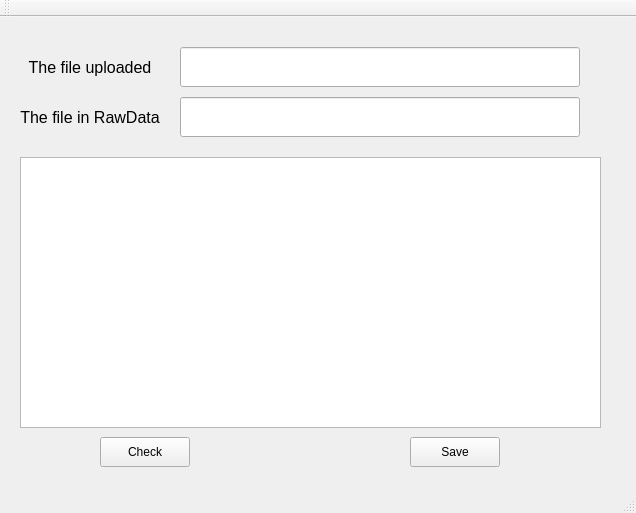
<?xml version="1.0" encoding="UTF-8"?>
<ui version="4.0">
 <class>qt2filesCheckClass</class>
 <widget class="QMainWindow" name="qt2filesCheckClass">
  <property name="geometry">
   <rect>
    <x>0</x>
    <y>0</y>
    <width>636</width>
    <height>513</height>
   </rect>
  </property>
  <property name="windowTitle">
   <string>qt2filesCheck</string>
  </property>
  <widget class="QWidget" name="centralWidget">
   <widget class="QLabel" name="label">
    <property name="geometry">
     <rect>
      <x>10</x>
      <y>30</y>
      <width>160</width>
      <height>40</height>
     </rect>
    </property>
    <property name="font">
     <font>
      <family>Arial</family>
      <pointsize>12</pointsize>
     </font>
    </property>
    <property name="text">
     <string>The file uploaded</string>
    </property>
    <property name="alignment">
     <set>Qt::AlignCenter</set>
    </property>
   </widget>
   <widget class="QLabel" name="label_2">
    <property name="geometry">
     <rect>
      <x>10</x>
      <y>80</y>
      <width>160</width>
      <height>40</height>
     </rect>
    </property>
    <property name="font">
     <font>
      <family>Arial</family>
      <pointsize>12</pointsize>
     </font>
    </property>
    <property name="text">
     <string>The file in RawData</string>
    </property>
    <property name="alignment">
     <set>Qt::AlignCenter</set>
    </property>
   </widget>
   <widget class="QLineEdit" name="lineEdit">
    <property name="geometry">
     <rect>
      <x>180</x>
      <y>30</y>
      <width>400</width>
      <height>40</height>
     </rect>
    </property>
    <property name="alignment">
     <set>Qt::AlignLeading|Qt::AlignLeft|Qt::AlignVCenter</set>
    </property>
   </widget>
   <widget class="QLineEdit" name="lineEdit_2">
    <property name="geometry">
     <rect>
      <x>180</x>
      <y>80</y>
      <width>400</width>
      <height>40</height>
     </rect>
    </property>
    <property name="alignment">
     <set>Qt::AlignLeading|Qt::AlignLeft|Qt::AlignVCenter</set>
    </property>
   </widget>
   <widget class="QTextBrowser" name="textBrowser">
    <property name="geometry">
     <rect>
      <x>20</x>
      <y>140</y>
      <width>581</width>
      <height>271</height>
     </rect>
    </property>
   </widget>
   <widget class="QPushButton" name="pushButton">
    <property name="geometry">
     <rect>
      <x>100</x>
      <y>420</y>
      <width>90</width>
      <height>30</height>
     </rect>
    </property>
    <property name="text">
     <string>Check</string>
    </property>
   </widget>
   <widget class="QPushButton" name="pushButton_2">
    <property name="geometry">
     <rect>
      <x>410</x>
      <y>420</y>
      <width>90</width>
      <height>30</height>
     </rect>
    </property>
    <property name="text">
     <string>Save</string>
    </property>
   </widget>
  </widget>
  <widget class="QMenuBar" name="menuBar">
   <property name="geometry">
    <rect>
     <x>0</x>
     <y>0</y>
     <width>636</width>
     <height>23</height>
    </rect>
   </property>
  </widget>
  <widget class="QToolBar" name="mainToolBar">
   <attribute name="toolBarArea">
    <enum>TopToolBarArea</enum>
   </attribute>
   <attribute name="toolBarBreak">
    <bool>false</bool>
   </attribute>
  </widget>
  <widget class="QStatusBar" name="statusBar"/>
 </widget>
 <layoutdefault spacing="6" margin="11"/>
 <resources>
  <include location="qt2filescheck.qrc"/>
 </resources>
 <connections/>
</ui>
